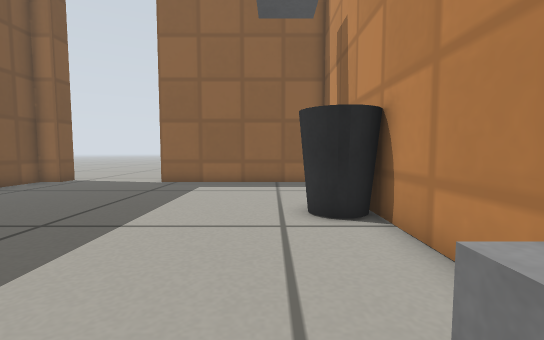
view 1 (above)

12 first-person views from a walk through a Gazebo world. The camera is 0.31 m above the floor, tilts 4° down and sees 90° across. The floor is counted in squares, 0.2 m on a side. Each view is taken from the middle of a square. On the plan, view 1 faces up. The plan holds only what a view shows up to about 14 squares ahead; the rest is blank. Gazebo's built-in surfaces are drawn with simple patterns. Some stock models are drawn as simple stand-ins.

view 2
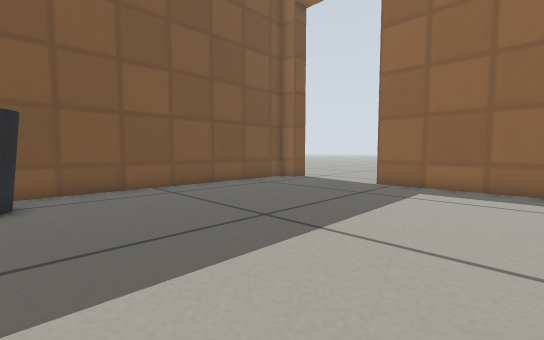

view 3
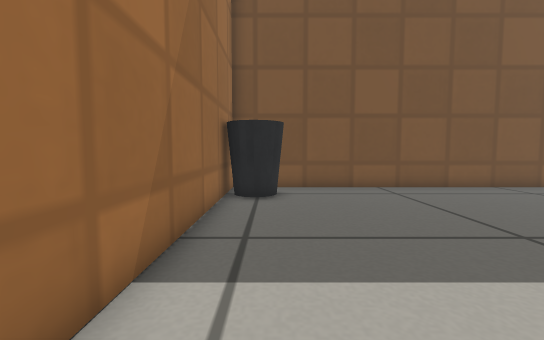

view 4
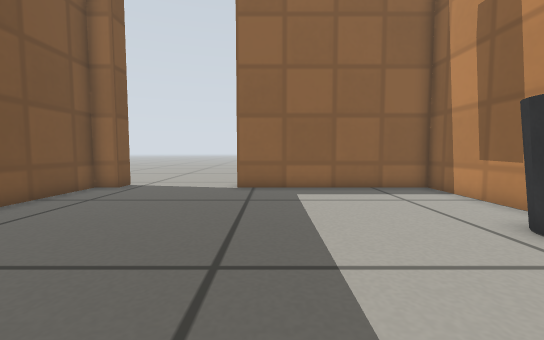

view 5
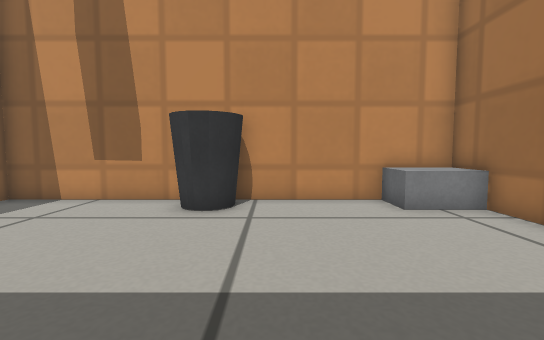

view 6
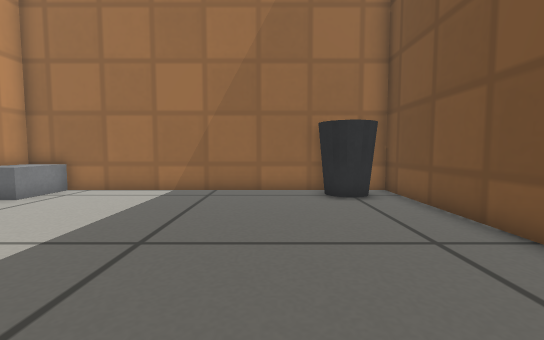

view 7
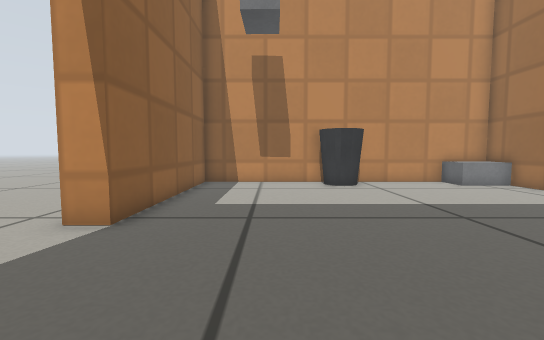

view 8
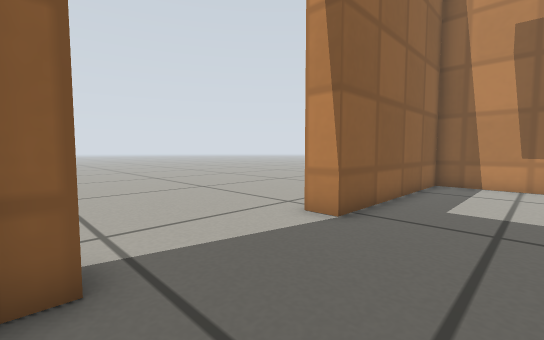

view 9
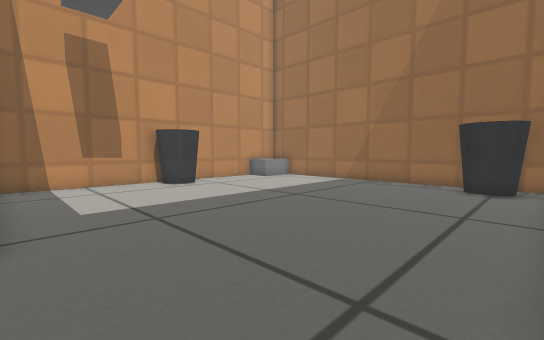

view 10
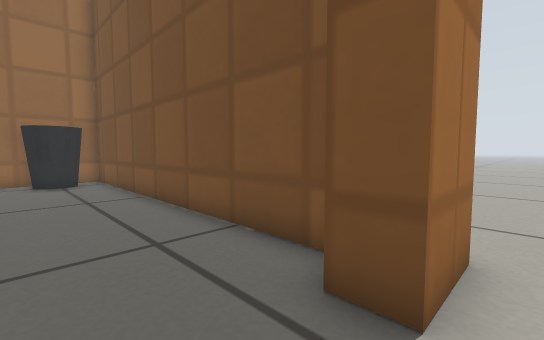

view 11
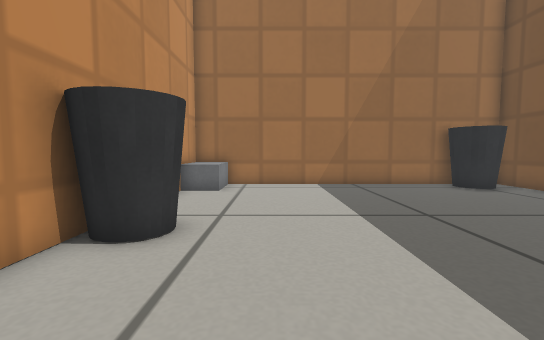

view 12
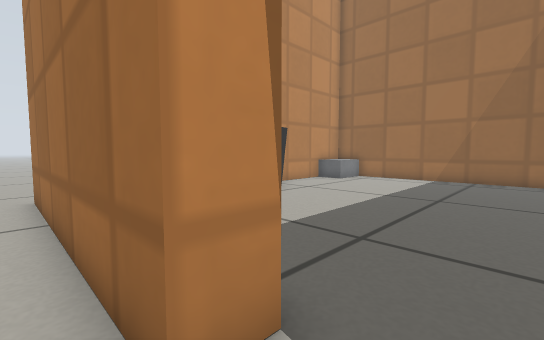

### Floor plan
Points are (right, up) in squares from view 1. A wall is a line through its corners. A room is listed if a view was taken in it or the views show most of it. See-through windows are left out.
Room 1 (views 1, 2, 3, 4, 5, 6, 7, 8, 9, 11)
walls: (-10.5, 14.3) (-10.5, 13.3) (-11.5, 13.3) (-11.5, -0.7) (2.5, -0.7) (2.5, 13.3) (-5.5, 13.3) (-5.5, 14.3)
ways out: open door at (-8, 14) to room 2
objects: bin (-10, 0) to (-9, 1); wardrobe (1, 0) to (2, 1); bin (1, 6) to (2, 8)
Room 2 (views 10, 12)
walls: (-5.5, 14.3) (3.6, 14.3); (-12.5, 14.3) (-10.5, 14.3)
ways out: open door at (-8, 14) to room 1

Where each view was taken, in squares from view 1:
view 1: 0 up, 0 right, facing up
view 2: 1 up, 0 right, facing up-left
view 3: 1 up, 0 right, facing left
view 4: 2 up, 4 left, facing up
view 5: 5 up, 6 left, facing right
view 6: 10 up, 7 left, facing down
view 7: 10 up, 11 left, facing right
view 8: 10 up, 11 left, facing up-right
view 9: 13 up, 11 left, facing down-right
view 10: 15 up, 8 left, facing down-left
view 11: 12 up, 1 left, facing down
view 12: 15 up, 7 left, facing down-right
